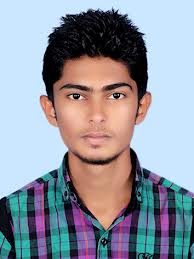
%> input picture AutomaticNumberPlateExtraction/Photos/Image084.jpg, 194 x 259 px
$ octave --eval "result = WavData1('Photos/Image084.jpg');"   (GNU Octave 9; MATLAB toolbox functions it lacks are replaced by stand-ins)
%> lines starting %> are read from the running program, lines starting %| are printed output that depends on the picture
function dec2d=WavData1(fname)
%> called with fname = 'Photos/Image084.jpg'
i=imread(fname);
%> i is the input picture: size 259x194x3 uint8; mean R, G, B 143.3, 147.9, 159.5
i=imresize(i,[128 128]);
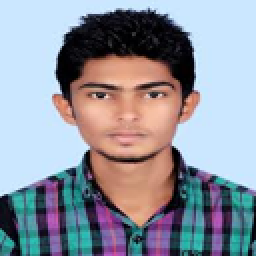
%> i: size 128x128x3 uint8 (shown 2 times larger); mean R, G, B 143.3, 147.9, 159.5
%imshow(i);
map=colormap(hsv(256));

% i=imresize(i,[128 128]);
 i=rgb2gray(i);
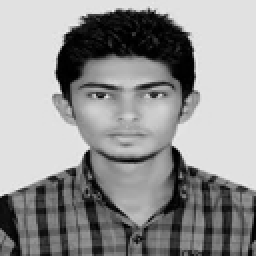
%> i: size 128x128 uint8 (shown 2 times larger); min 0, max 239, mean 147.8
 map=colormap(hsv(256));

  X=double(i);
  nbcol = size(map,1);

% X contains the loaded image.
% map contains the loaded colormap.

% Perform single-level decomposition
% of X using db1.
[cA1,cH1,cV1,cD1] = dwt2(X,'haar'); % db2 haar
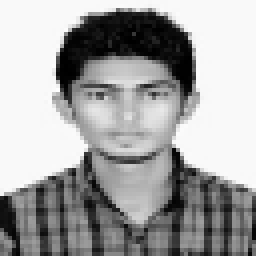
%> cA1: size 64x64 double (shown 4 times larger); min 0, max 460.5, mean 295.5; drawn with min black and max white
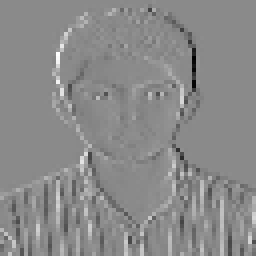
%> cV1: size 64x64 double (shown 4 times larger); min -172.5, max 145, mean 0.1; drawn with min black and max white
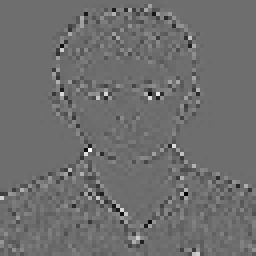
%> cD1: size 64x64 double (shown 4 times larger); min -49, max 64.5, mean 0; drawn with min black and max white

% Images coding.
cod_X = wcodemat(X,nbcol);
cod_cA1 = wcodemat(cA1,nbcol);
cod_cH1 = wcodemat(cH1,nbcol);
cod_cV1 = wcodemat(cV1,nbcol);
cod_cD1 = wcodemat(cD1,nbcol);
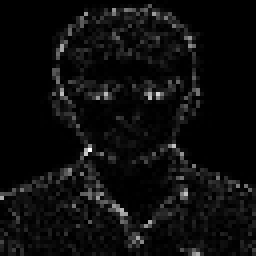
%> cod_cD1: size 64x64 double (shown 4 times larger); min 1, max 256, mean 13.7; drawn with min black and max white
dec2d = [...
        uint8(cod_cA1),     uint8(cod_cH1);     ...
        uint8(cod_cV1),     uint8(cod_cD1)      ...
        ];
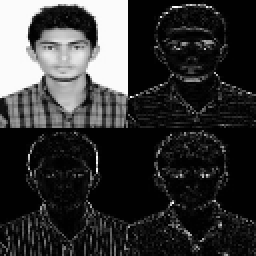
%> dec2d: size 128x128 uint8 (shown 2 times larger); min 1, max 255, mean 52.1
dec2d=cod_cA1;

   % imshow(uint8(dec2d));
%    dec2d=mean(dec2d);
    %dec2d=dec2d';
    dec2d=cod_cA1;

$ run again, on AutomaticNumberPlateExtraction/Photos/Image086.jpg
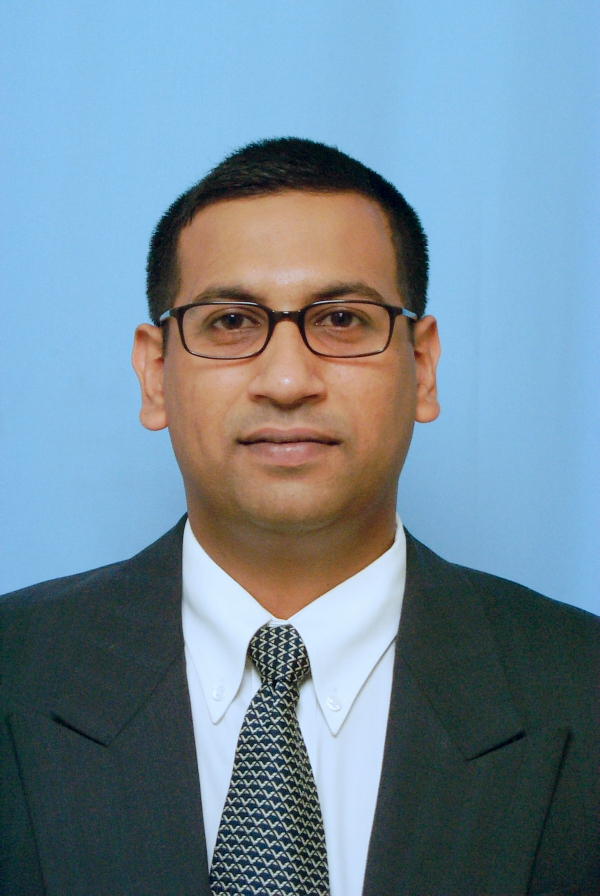
%> input picture AutomaticNumberPlateExtraction/Photos/Image086.jpg, 600 x 896 px
%> in WavData1, i is the input picture: size 896x600x3 uint8; mean R, G, B 113, 136.7, 151.9
%> in WavData1, `[cA1,cH1,cV1,cD1] = dwt2(X,'haar');`:
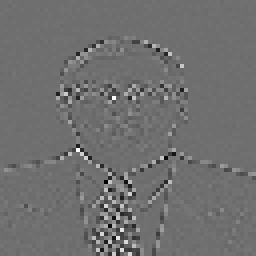
%> cD1: size 64x64 double (shown 4 times larger); min -39, max 50, mean 0; drawn with min black and max white
%> in WavData1, `dec2d = [ uint8(cod_cA1),     uint8(cod_cH1); uint8(cod_cV1),     uint..`:
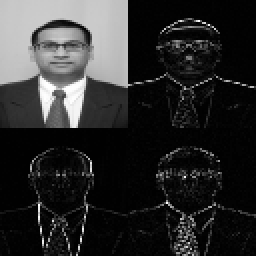
%> dec2d: size 128x128 uint8 (shown 2 times larger); min 1, max 255, mean 44.1

$ run again, on AutomaticNumberPlateExtraction/Photos/Image091.jpg
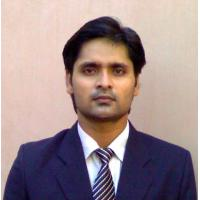
%> input picture AutomaticNumberPlateExtraction/Photos/Image091.jpg, 200 x 200 px
%> in WavData1, i is the input picture: size 200x200x3 uint8; mean R, G, B 158.2, 138.5, 139.8
%> in WavData1, `[cA1,cH1,cV1,cD1] = dwt2(X,'haar');`:
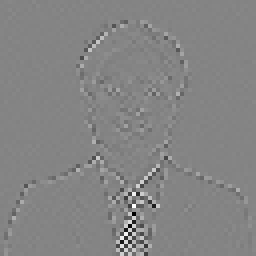
%> cD1: size 64x64 double (shown 4 times larger); min -77, max 71, mean 0.1; drawn with min black and max white
%> in WavData1, `dec2d = [ uint8(cod_cA1),     uint8(cod_cH1); uint8(cod_cV1),     uint..`:
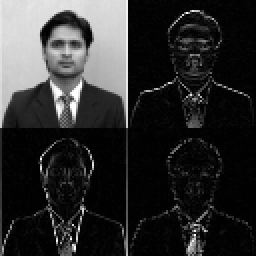
%> dec2d: size 128x128 uint8 (shown 2 times larger); min 1, max 255, mean 45.2
